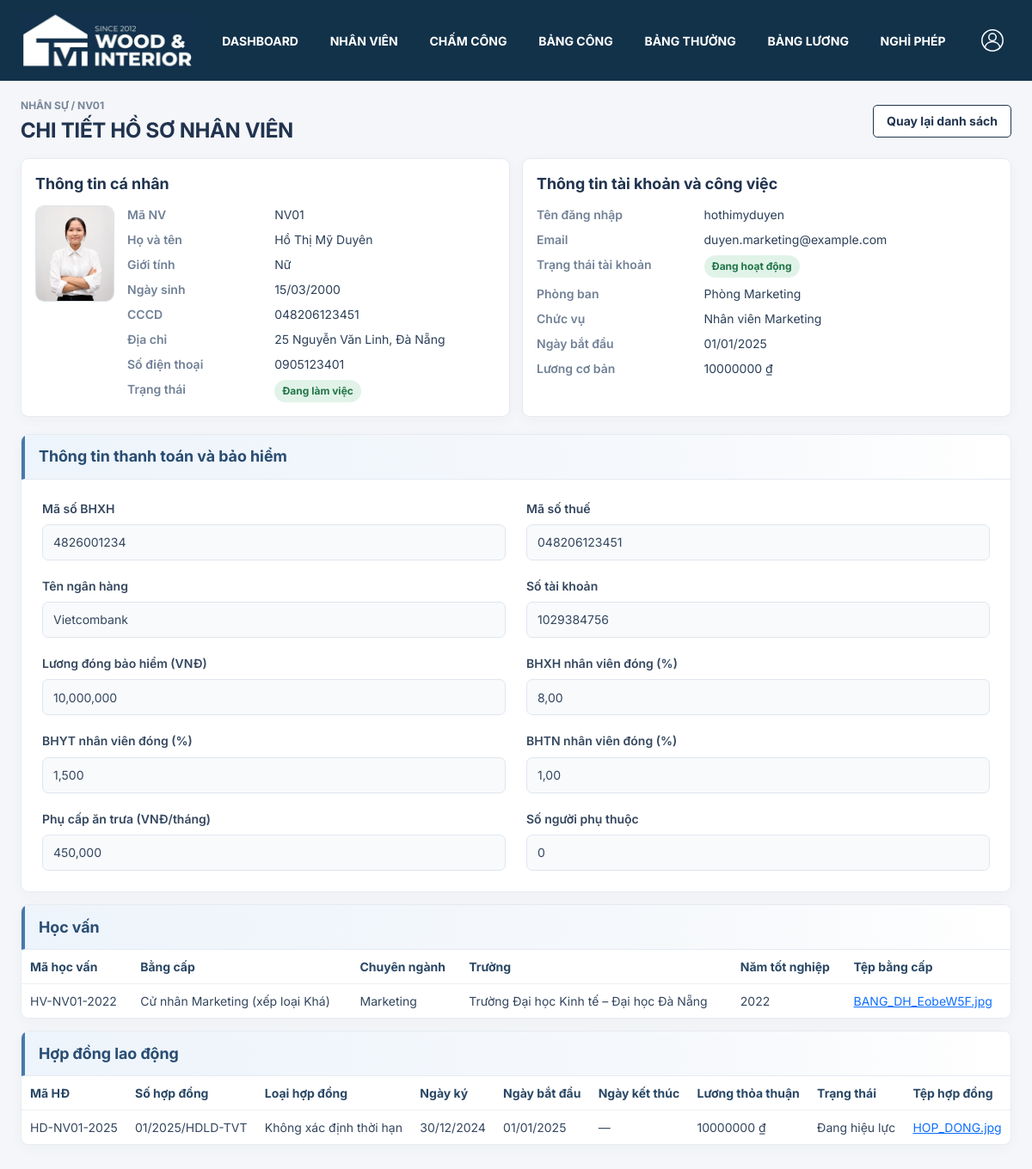
The page /nhan_vien/1/ (signed in) on the database its author committed.
### nhan_vien/models.py (models this page shows, shortened)
class Employee(models.Model):
    GENDER_CHOICES = [('Nam', 'Nam'), ('Nữ', 'Nữ')]
    EMPLOYMENT_STATUS_CHOICES = [
        ('Đang làm việc', 'Đang làm việc'),
        ('Tạm nghỉ', 'Tạm nghỉ'),
        ('Đã nghỉ việc', 'Đã nghỉ việc'),
    ]
    code = models.CharField('Mã nhân viên', max_length=25, unique=True)
    full_name = models.CharField('Họ tên', max_length=255)
    user = models.OneToOneField(settings.AUTH_USER_MODEL, on_delete=models.PROTECT,
                               related_name='employee', verbose_name='Tài khoản')
    department = models.ForeignKey(Department, on_delete=models.PROTECT, verbose_name='Phòng ban')
    position = models.ForeignKey('Position', null=True, blank=True, on_delete=models.SET_NULL,
                                 related_name='employees', verbose_name='Chức vụ')
    avatar = models.FileField('Ảnh đại diện', upload_to='employees/avatars/', blank=True,
                              validators=[FileExtensionValidator(['jpg', 'jpeg', 'png', 'webp'])])
    national_id = models.CharField('CCCD', max_length=12, null=True, blank=True, unique=True)
    gender = models.CharField('Giới tính', max_length=10, choices=GENDER_CHOICES, blank=True)
    date_of_birth = models.DateField('Ngày sinh', null=True, blank=True)
    phone = models.CharField('Số điện thoại', max_length=15, null=True, blank=True, unique=True)
    address = models.CharField('Địa chỉ', max_length=255, blank=True)
    hire_date = models.DateField('Ngày vào làm')
    base_salary = models.DecimalField('Lương cơ bản', max_digits=16, decimal_places=2,
                                     validators=[MinValueValidator(0)])
    payroll_settings = models.JSONField('Thiết lập tính lương dùng chung', null=True, blank=True, default=None)
    is_active = models.BooleanField('Đang làm việc', default=True)
    employment_status = models.CharField('Trạng thái nhân viên', max_length=30,
                                         choices=EMPLOYMENT_STATUS_CHOICES,
                                         default='Đang làm việc')
    class Meta:
        ordering = ['code']
        db_table = 'Ho_so_ca_nhan'

class Department(models.Model):
    code = models.CharField('Mã phòng', max_length=30, unique=True)
    name = models.CharField('Tên phòng', max_length=150)
    allows_overtime = models.BooleanField('Phòng Sản xuất được phép OT', default=False)
    manager = models.ForeignKey('Employee', null=True, blank=True, on_delete=models.SET_NULL,
                                related_name='managed_departments', verbose_name='Trưởng phòng')
    class Meta:
        db_table = 'Phong_ban'
        constraints = [models.UniqueConstraint(fields=['allows_overtime'], condition=models.Q(allows_overtime=True),
                                               name='one_production_overtime_department')]

class Position(models.Model):
    department = models.ForeignKey(Department, on_delete=models.PROTECT, related_name='positions')
    name = models.CharField('Tên chức vụ', max_length=255)
    salary_coefficient = models.DecimalField('Hệ số lương chức vụ', max_digits=4,
                                             decimal_places=1, validators=[MinValueValidator(0)])
    class Meta:
        db_table = 'Chuc_vu'
        ordering = ['department__name', 'name']
        constraints = [models.UniqueConstraint(fields=['department', 'name'], name='unique_position_per_department')]
    def __str__(self):
        return self.name

class Education(models.Model):
    employee = models.ForeignKey(Employee, on_delete=models.CASCADE, related_name='educations')
    code = models.CharField('Mã học vấn', max_length=25, unique=True)
    degree = models.CharField('Bằng cấp', max_length=100)
    major = models.CharField('Chuyên ngành', max_length=100, blank=True)
    school = models.CharField('Trường học', max_length=255, blank=True)
    graduation_year = models.PositiveSmallIntegerField('Năm tốt nghiệp', null=True, blank=True)
    certificate_file = models.FileField('Tệp bằng cấp', upload_to='employees/education/', blank=True,
                                        validators=[FileExtensionValidator(['pdf', 'doc', 'docx', 'jpg', 'jpeg', 'png'])])
    class Meta:
        db_table = 'Hoc_van'
        ordering = ['-graduation_year', 'code']

class LaborContract(models.Model):
    STATUS_CHOICES = [('Đang hiệu lực', 'Đang hiệu lực'), ('Đã hết hiệu lực', 'Đã hết hiệu lực')]
    employee = models.ForeignKey(Employee, on_delete=models.CASCADE, related_name='contracts')
    code = models.CharField('Mã hợp đồng', max_length=25, unique=True)
    number = models.CharField('Số hợp đồng', max_length=50, unique=True)
    contract_type = models.CharField('Loại hợp đồng', max_length=50)
    signed_date = models.DateField('Ngày ký')
    start_date = models.DateField('Ngày bắt đầu')
    end_date = models.DateField('Ngày kết thúc', null=True, blank=True)
    agreed_salary = models.DecimalField('Lương thỏa thuận', max_digits=12, decimal_places=0,
                                        validators=[MinValueValidator(0)])
    status = models.CharField('Trạng thái', max_length=30, choices=STATUS_CHOICES, default='Đang hiệu lực')
    contract_file = models.FileField('Tệp hợp đồng', upload_to='employees/contracts/', blank=True,
                                     validators=[FileExtensionValidator(['pdf', 'doc', 'docx', 'jpg', 'jpeg', 'png'])])
    class Meta:
        db_table = 'Hop_dong_lao_dong'
        ordering = ['-start_date', 'code']
        constraints = [models.CheckConstraint(
            check=models.Q(end_date__isnull=True) | models.Q(end_date__gte=models.F('start_date')),
            name='contract_end_on_or_after_start',
        )]

### nhan_vien/views.py (the view)
# urls.py: path('nhan_vien/<int:employee_id>/', employee_views.employee_detail, name='employee_detail'),
@login_required
def employee_detail(request, employee_id):
    if not has_role(request.user, *DIRECTORY_ROLES):
        return _forbidden(request)
    employee = get_object_or_404(Employee.objects.select_related('user', 'department', 'position'), pk=employee_id)
    if not visible_employees(request.user).filter(pk=employee.pk).exists():
        return _forbidden(request)
    return render(request, 'employees/detail.html', {
        'employee': employee,
        'can_manage': False,
        **payroll_settings_context(request, employee),
    })

### bang_luong/templatetags/payroll_display.py (called while the page is built)
@register.filter
def money(value):
    try:
        amount = Decimal(str(value))
        if not amount.is_finite():
            return '—'
        return format(amount.quantize(Decimal('1'), rounding=ROUND_HALF_UP), ',.0f')
    except (InvalidOperation, TypeError, ValueError):
        return '—'

### nhan_vien/access.py (called while the page is built)
def has_role(user, *roles):
    return user.is_authenticated and (user.is_superuser or user.groups.filter(name__in=roles).exists())

def visible_employees(user):
    employees = Employee.objects.select_related('department', 'user')
    if has_role(user, HR, DIRECTOR):
        return employees
    if has_role(user, MANAGER):
        return employees.filter(department__manager__user=user)
    return employees.filter(user=user)

### nhan_vien/templatetags/access_tags.py (called while the page is built)
@register.simple_tag
def role_allowed(user, *roles):
    return has_role(user, *roles)

### nhan_vien/views.py (called while the page is built)
def payroll_settings_context(request, employee):
    if not employee or not (
        employee.user_id == request.user.pk or has_role(request.user, HR, DIRECTOR)
    ):
        return {}
    return {
        'shared_salary_settings': employee.payroll_settings,
        'can_manage_salary': has_role(request.user, HR, DIRECTOR),
        'salary_form': SalarySettingsForm(employee),
    }

### templates/employees/detail.html (shortened to what this page needs)
{% extends 'base.html' %}
{% load static payroll_display %}
{% block extra_head %}<link rel="stylesheet" href="{% static 'css/employees.css' %}?v=20261111-salary-spacing">{% endblock %}
{% block content %}
<section class="employee-page profile-page">
  {% if not employee %}<div class="employee-empty"><strong>Chưa có hồ sơ nhân viên</strong><p>Tài khoản này chưa được liên kết với hồ sơ nhân viên.</p></div>
  {% else %}
  <div class="employee-heading"><div><p class="eyebrow">NHÂN SỰ / {{ employee.code }}</p><h1>{% if personal_view %}HỒ SƠ CÁ NHÂN{% else %}CHI TIẾT HỒ SƠ NHÂN VIÊN{% endif %}</h1></div><div class="heading-actions">{% if not personal_view %}<a class="employee-button secondary" href="{% url 'employees' %}">Quay lại danh sách</a>{% endif %}</div></div>
  <div class="profile-panels">
    <section class="profile-card"><h2>Thông tin cá nhân</h2><div class="personal-info">
      {% if employee.avatar %}<img class="employee-avatar" src="{{ employee.avatar.url }}" alt="Ảnh {{ employee.full_name }}">{% else %}<div class="employee-avatar avatar-placeholder">{{ employee.full_name|slice:':1' }}</div>{% endif %}
      <dl><dt>Mã NV</dt><dd>{{ employee.code }}</dd><dt>Họ và tên</dt><dd>{{ employee.full_name }}</dd><dt>Giới tính</dt><dd>{{ employee.get_gender_display|default:'—' }}</dd><dt>Ngày sinh</dt><dd>{{ employee.date_of_birth|date:'d/m/Y'|default:'—' }}</dd><dt>CCCD</dt><dd>{{ employee.national_id|default:'—' }}</dd><dt>Địa chỉ</dt><dd>{{ employee.address|default:'—' }}</dd><dt>Số điện thoại</dt><dd>{{ employee.phone|default:'—' }}</dd><dt>Trạng thái</dt><dd><span class="status-pill {% if employee.employment_status == 'Đang làm việc' %}active{% elif employee.employment_status == 'Tạm nghỉ' %}paused{% else %}inactive{% endif %}">{{ employee.employment_status }}</span></dd></dl>
    </div></section>
    <section class="profile-card"><h2>Thông tin tài khoản và công việc</h2><dl class="account-info"><dt>Tên đăng nhập</dt><dd>{{ employee.user.username }}</dd><dt>Email</dt><dd>{{ employee.user.email|default:'—' }}</dd><dt>Trạng thái tài khoản</dt><dd><span class="status-pill {% if employee.user.is_active %}active{% else %}inactive{% endif %}">{{ employee.user.is_active|yesno:'Đang hoạt động,Đã vô hiệu hóa' }}</span></dd><dt>Phòng ban</dt><dd>{{ employee.department.name }}</dd><dt>Chức vụ</dt><dd>{{ employee.position|default:'—' }}</dd><dt>Ngày bắt đầu</dt><dd>{{ employee.hire_date|date:'d/m/Y' }}</dd><dt>Lương cơ bản</dt><dd>{{ employee.base_salary|floatformat:0 }} ₫</dd></dl></section>
  </div>
  {% if can_manage_salary or shared_salary_settings %}
  <section class="profile-card data-section salary-settings-panel" id="payroll-settings"><div class="section-heading"><h2>Thông tin thanh toán và bảo hiểm</h2></div>
    {% include 'employees/salary_settings_fields.html' with salary_readonly=True %}
  </section>
  {% endif %}
  <section class="profile-card data-section"><div class="section-heading"><h2>Học vấn</h2></div><div class="employee-table-wrap"><table class="employee-table"><thead><tr><th>Mã học vấn</th><th>Bằng cấp</th><th>Chuyên ngành</th><th>Trường</th><th>Năm tốt nghiệp</th><th>Tệp bằng cấp</th></tr></thead><tbody>{% for item in employee.educations.all %}<tr><td>{{ item.code }}</td><td>{{ item.degree }}</td><td>{{ item.major|default:'—' }}</td><td>{{ item.school|default:'—' }}</td><td>{{ item.graduation_year|default:'—' }}</td><td>{% if item.certificate_file %}<a href="{{ item.certificate_file.url }}" target="_blank" rel="noopener" title="Mở tệp bằng cấp">{{ item.certificate_file.name|cut:'employees/education/' }}</a>{% else %}—{% endif %}</td></tr>{% empty %}<tr><td colspan="{% if can_manage %}7{% else %}6{% endif %}" class="table-empty">Chưa có thông tin học vấn.</td></tr>{% endfor %}</tbody></table></div></section>
  <section class="profile-card data-section"><div class="section-heading"><h2>Hợp đồng lao động</h2></div><div class="employee-table-wrap"><table class="employee-table"><thead><tr><th>Mã HĐ</th><th>Số hợp đồng</th><th>Loại hợp đồng</th><th>Ngày ký</th><th>Ngày bắt đầu</th><th>Ngày kết thúc</th><th>Lương thỏa thuận</th><th>Trạng thái</th><th>Tệp hợp đồng</th></tr></thead><tbody>{% for item in employee.contracts.all %}<tr><td>{{ item.code }}</td><td>{{ item.number }}</td><td>{{ item.contract_type }}</td><td>{{ item.signed_date|date:'d/m/Y' }}</td><td>{{ item.start_date|date:'d/m/Y' }}</td><td>{{ item.end_date|date:'d/m/Y'|default:'—' }}</td><td>{{ item.agreed_salary|floatformat:0 }} ₫</td><td>{{ item.status }}</td><td>{% if item.contract_file %}<a href="{{ item.contract_file.url }}" target="_blank" rel="noopener" title="Mở tệp hợp đồng">{{ item.contract_file.name|cut:'employees/contracts/' }}</a>{% else %}—{% endif %}</td></tr>{% empty %}<tr><td colspan="{% if can_manage %}10{% else %}9{% endif %}" class="table-empty">Chưa có hợp đồng lao động.</td>{% endfor %}</tbody></table></div></section>
  {% endif %}
</section>
{% endblock %}

### static/css/navigation.css (style rules this page uses)
:root { --at-navy:#142f55; --at-gold:#ce9920; --at-muted:#7f8ba0; --at-line:#e0e6ee }
body { background:#f5f6f9; color:#22324b; font-family:Arial,"Segoe UI",sans-serif }

### static/css/employees.css (style rules this page uses)
.employee-page { max-width: 1260px; margin: 18px auto 0; color: #20334f; }
.employee-heading, .section-heading { display: flex; align-items: center; justify-content: space-between; gap: 16px; }
.employee-heading { margin-bottom: 16px; }
.employee-heading h1 { margin: 0; font-size: 25px; font-weight: 750; letter-spacing: .35px; }
.eyebrow { margin: 0 0 4px; color: #78869a; font-size: 11px; font-weight: 700; letter-spacing: 1px; }
.employee-button { min-height: 36px; display: inline-flex; align-items: center; justify-content: center; gap: 7px; padding: 8px 15px; border: 1px solid #20334f; border-radius: 5px; color: #fff; background: #20334f; font-size: 13px; font-weight: 700; text-decoration: none; cursor: pointer; }
.employee-button.secondary { color: #20334f; background: #fff; }
.employee-table-wrap { width: 100%; overflow-x: auto; border: 1px solid #e6ebf0; border-radius: 8px; background: #fff; }
.employee-table { width: 100%; margin: 0; border-collapse: collapse; font-size: 12px; white-space: nowrap; }
.employee-table th { padding: 11px 13px; color: #4d5e74; background: #f2f5f8; font-size: 11px; font-weight: 700; text-align: left; }
.employee-table td { padding: 10px 13px; border-top: 1px solid #edf0f4; color: #34465e; vertical-align: middle; }
.status-pill { display: inline-block; padding: 4px 9px; border-radius: 999px; font-size: 10px; font-weight: 700; }
.status-pill.active { color: #217548; background: #e1f3e8; }
.profile-page { max-width: 1180px; }
.heading-actions { display: flex; flex-wrap: wrap; gap: 8px; }
.profile-panels { display: grid; grid-template-columns: 1fr 1fr; gap: 14px; }
.profile-card, .form-panel { min-width: 0; padding: 16px; border: 1px solid #e6ebf0; border-radius: 9px; background: #fff; box-shadow: 0 4px 16px #20334f09; }
.profile-card h2, .form-panel h2 { margin: 0 0 12px; color: #20334f; font-size: 15px; font-weight: 700; }
.personal-info { display: grid; grid-template-columns: 92px 1fr; align-items: start; gap: 15px; }
.employee-avatar { width: 92px; height: 112px; object-fit: cover; border: 1px solid #dce2e9; border-radius: 10px; }
.profile-card dl { display: grid; grid-template-columns: minmax(100px, .8fr) 1.4fr; row-gap: 8px; margin: 0; font-size: 12px; }
.profile-card dt { color: #718096; font-weight: 600; }
.profile-card dd { min-width: 0; margin: 0; color: #2c3f58; overflow-wrap: anywhere; }
.personal-info dl { grid-template-columns: minmax(90px, .8fr) 1.2fr; }
.data-section { margin-top: 14px; padding: 0; overflow: hidden; }
.data-section > .section-heading { min-height: 52px; padding: 10px 16px; border-bottom: 1px solid #e5ebf2; border-left: 4px solid #4779ad; background: linear-gradient(90deg, #edf4fb 0%, #f7f9fc 72%, #fff 100%); }
.data-section h2 { margin: 0; color: #294d73; font-size: 15px; }
.data-section .employee-table-wrap { border: 0; border-radius: 0 0 8px 8px; }
.data-section .employee-table { font-size: 11px; }
.data-section .employee-table th, .data-section .employee-table td { padding: 9px 10px; }
.data-section .employee-table th { color: #294765; background: #fff; }
.salary-settings-panel { margin-top: 20px; }

### templates/base.html (style rules this page uses)
body { background:#f4f6fa;color:#182438 }

### rows shown on the page
Employee: code "NV01", avatar (picture), full_name "Hồ Thị Mỹ Duyên", gender "Nữ", date_of_birth "15/03/2000", national_id "048206123451", address "25 Nguyễn Văn Linh, Đà Nẵng", phone "0905123401", employment_status "Đang làm việc", user.username "hothimyduyen", user.email "duyen.marketing@example.com", user.is_active "Đang hoạt động", department.name "Phòng Marketing", position "Nhân viên Marketing", hire_date "01/01/2025", base_salary "10000000"
Education: code "HV-NV01-2022", degree "Cử nhân Marketing (xếp loại Khá)", major "Marketing", school "Trường Đại học Kinh tế – Đại học Đà Nẵng", graduation_year "2022", certificate_file.name "BANG_DH_EobeW5F.jpg"
LaborContract: code "HD-NV01-2025", number "01/2025/HDLD-TVT", contract_type "Không xác định thời hạn", signed_date "30/12/2024", start_date "01/01/2025", end_date "—", agreed_salary "10000000", status "Đang hiệu lực", contract_file.name "HOP_DONG.jpg"

### other values the page prints
{{ field.label }} "Mã số BHXH" "Mã số thuế" "Tên ngân hàng" "Số tài khoản" "Lương đóng bảo hiểm (VNĐ)" "BHXH nhân viên đóng (%)" "BHYT nhân viên đóng (%)" "BHTN nhân viên đóng (%)" "Phụ cấp ăn trưa (VNĐ/tháng)"
